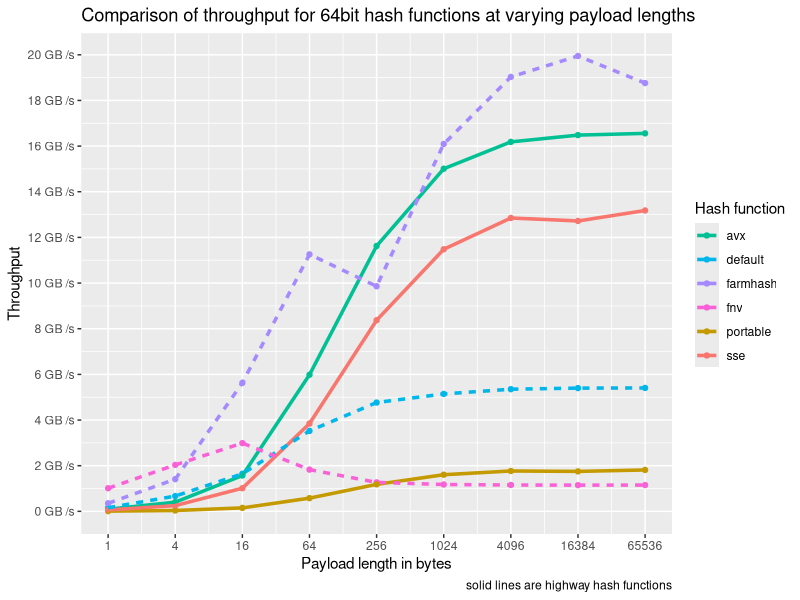
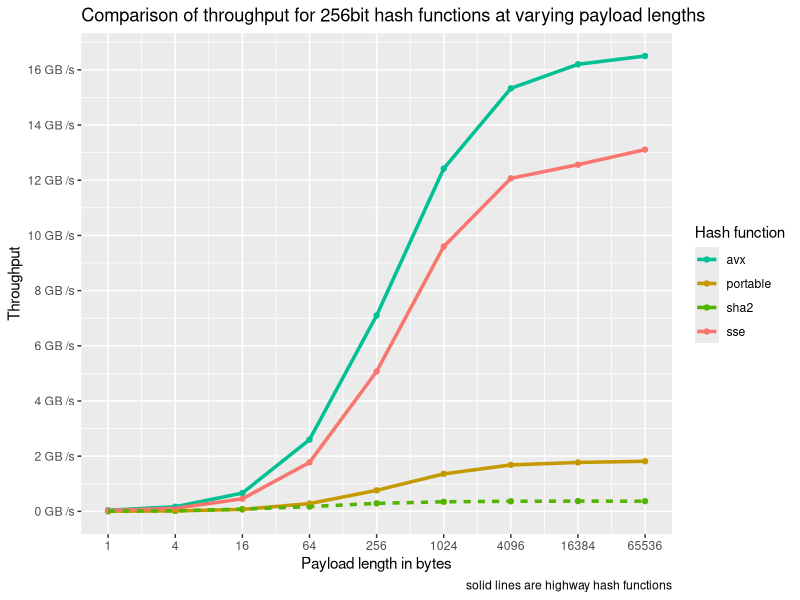
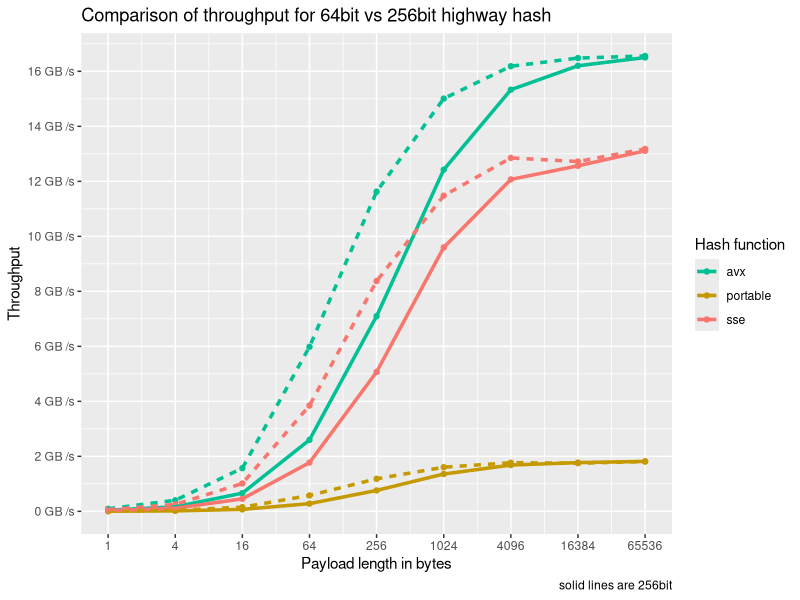
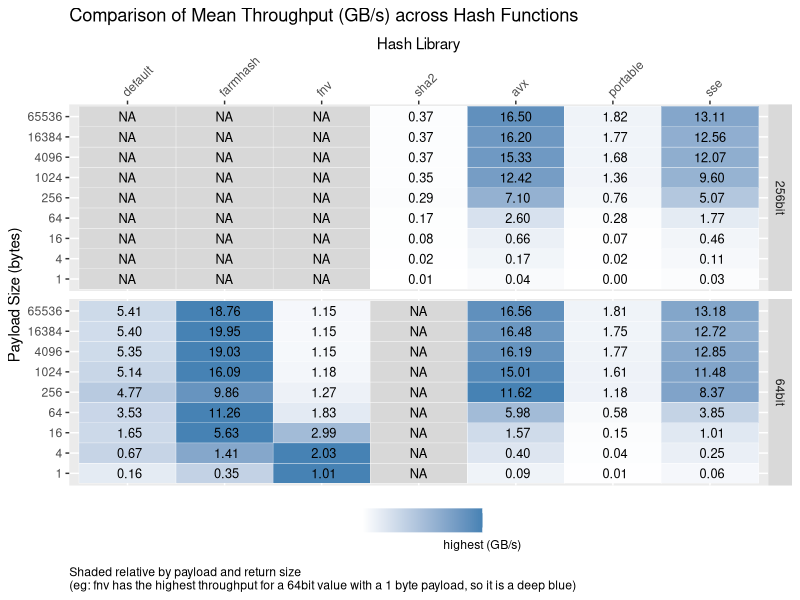
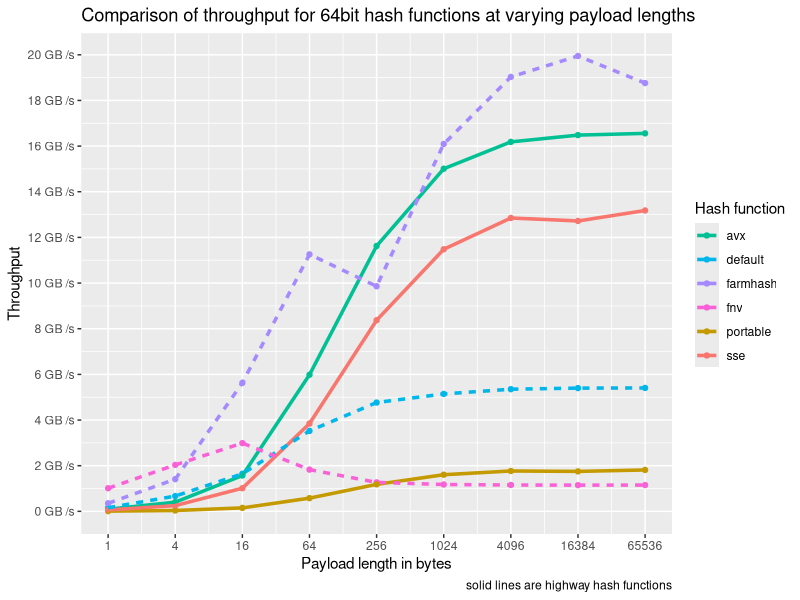
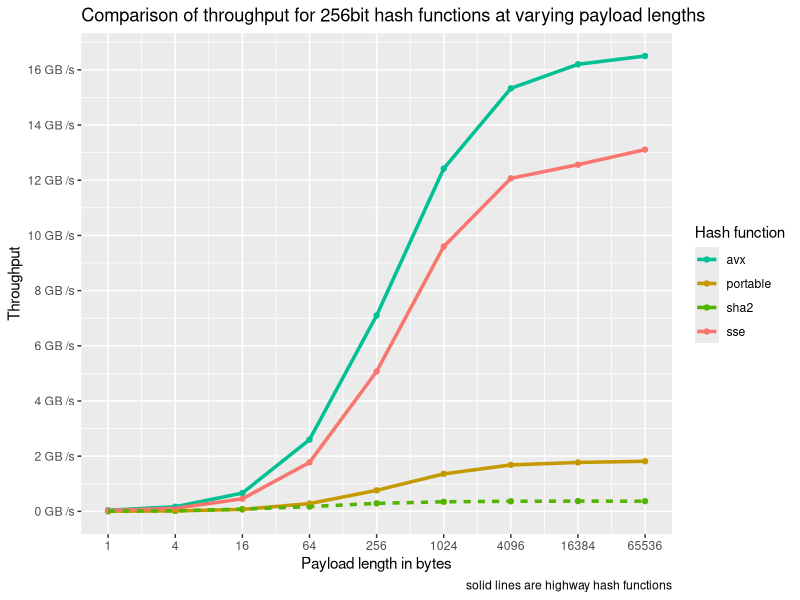
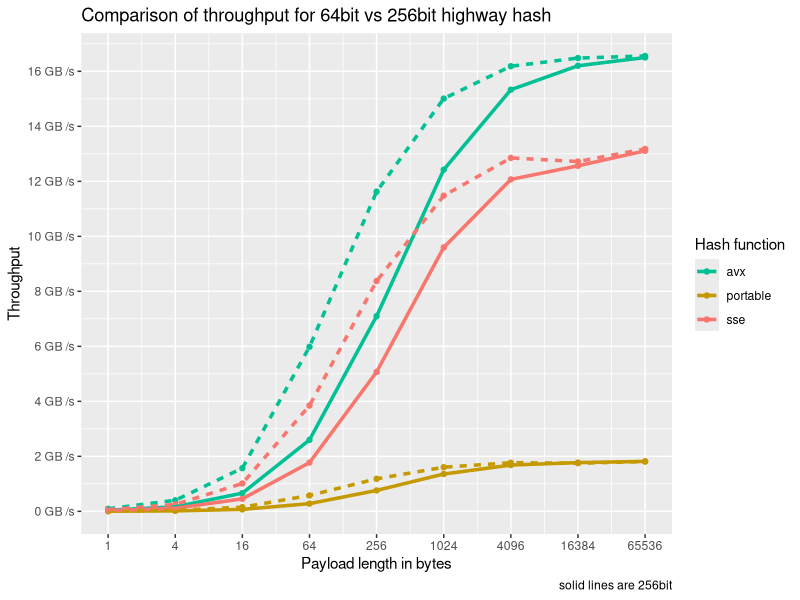
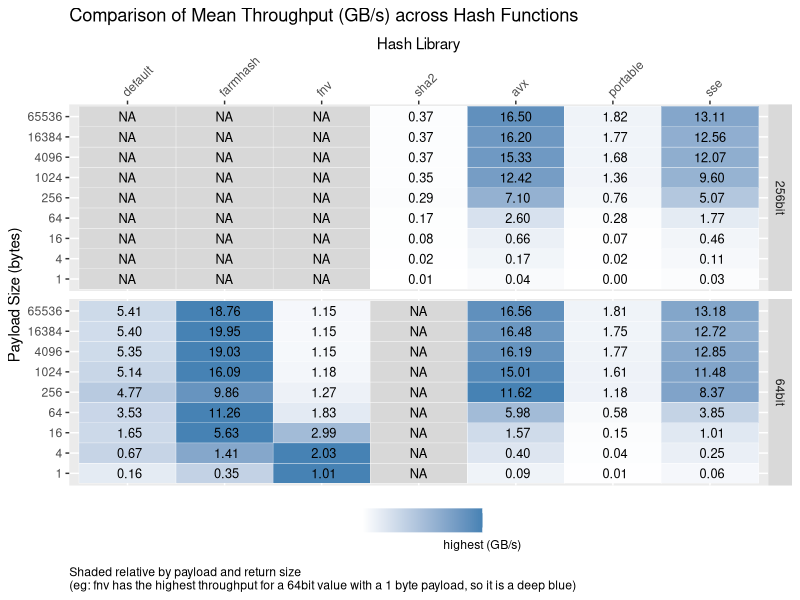

These figures' R source, in order:
library(scales)
library(tidyverse)
library(readr)

is_highwayhash <- Vectorize(function(fn) {
  switch(fn,
         "avx" = TRUE,
         "sse" = TRUE,
         "portable" = TRUE,
         FALSE)
})

get_line_type <- Vectorize(function(fn) {
  switch(fn,
         "avx" = "highwayhash",
         "sse" = "highwayhash",
         "portable" = "highwayhash",
         "other")
})

df <- read_csv("./highway.csv")
df <- mutate(df,
             fn = `function`,
             highwayhash = is_highwayhash(fn),
             line = get_line_type(fn),
             throughput = value * iteration_count * 10^9 / sample_time_nanos) %>%
     filter(group != 'highway-builder')


pal <- hue_pal()(df %>% select(fn) %>% distinct() %>% count() %>% pull())
names(pal) <- df %>% select(fn) %>% distinct() %>% pull()

df64 <- df %>% filter(group == '64bit')
df256 <- df %>% filter(group == '256bit')

byte_rate <- function(l) {
  paste(scales::number_bytes(l, symbol = "GB", units = "si"), "/s")
}

ggplot(df64, aes(value, throughput, color = fn)) + 
  stat_summary(fun.y = mean, geom="point", size = 1.5) +
  stat_summary(aes(linetype = line), fun.y = mean, geom="line", size = 1.2) +
  scale_y_continuous(labels = byte_rate, limits = c(0, NA), breaks = pretty_breaks(10)) +
  scale_x_continuous(trans='log2', limit = c(1, NA), breaks = c(1, 4, 16, 64, 256, 1024, 4096, 16384, 65536)) +
  labs(title = "Comparison of throughput for 64bit hash functions at varying payload lengths",
       caption = "solid lines are highway hash functions",
       col = "Hash function",
       y = "Throughput",
       x = "Payload length in bytes") +
  guides(linetype = FALSE) +
  scale_colour_manual( values = pal)
ggsave('64bit-highwayhash.png', width = 8, height = 5, dpi = 100)

ggplot(df256, aes(value, throughput, color = fn)) + 
  stat_summary(fun.y = mean, geom="point", size = 1.5) +
  stat_summary(aes(linetype = line), fun.y = mean, geom="line", size = 1.2) +
  scale_y_continuous(labels = byte_rate, limits = c(0, NA), breaks = pretty_breaks(10)) +
  scale_x_continuous(trans='log2', limit = c(1, NA), breaks = c(1, 4, 16, 64, 256, 1024, 4096, 16384, 65536)) +
  labs(title = "Comparison of throughput for 256bit hash functions at varying payload lengths",
       caption = "solid lines are highway hash functions",
       col = "Hash function",
       y = "Throughput",
       x = "Payload length in bytes") +
  guides(linetype = FALSE) +
  scale_colour_manual(values = pal)
ggsave('256bit-highwayhash.png', width = 8, height = 5, dpi = 100)

ggplot(df %>% filter(highwayhash == TRUE), aes(value, throughput, color = fn, line_type = group)) + 
  stat_summary(fun.y = mean, geom="point", size = 1.5) +
  stat_summary(aes(linetype = as.factor(group)), fun.y = mean, geom="line", size = 1.2) +
  scale_y_continuous(labels = byte_rate, limits = c(0, NA), breaks = pretty_breaks(10)) +
  scale_x_continuous(trans='log2', limit = c(1, NA), breaks = c(1, 4, 16, 64, 256, 1024, 4096, 16384, 65536)) +
  labs(title = "Comparison of throughput for 64bit vs 256bit highway hash",
       caption = "solid lines are 256bit",
       col = "Hash function",
       y = "Throughput",
       x = "Payload length in bytes")  +
  guides(linetype = FALSE) +
  scale_colour_manual(values = pal)
ggsave('64bit-vs-256it-highwayhash.png', width = 8, height = 5, dpi = 100)

reldf <- df %>%
  mutate(throughput = throughput / 10^9) %>%
  group_by(group, fn, highwayhash, value) %>%
  summarize(throughput = mean(throughput)) %>%
  ungroup() %>%
  group_by(value) %>%
  mutate(relative = throughput / max(throughput)) %>%
  ungroup() %>%
  complete(group, fn, value, fill = list(highwayhash = FALSE))

ordered <- reldf %>% distinct(fn, highwayhash) %>% arrange(highwayhash, fn) %>% pull(fn)

# Group all highway hash functions next to each other in the graph
reldf$fn <- factor(reldf$fn, levels = ordered)

ggplot(reldf, aes(fn, as.factor(value))) +
  geom_tile(aes(fill = relative), color = "white") +
  facet_grid(group ~ .) +
  scale_x_discrete(position = "top") +
  scale_fill_gradient(name = "", low = "white", high = "steelblue", na.value = "#D8D8D8", labels = c("lowest", "highest (GB/s)"), breaks = c(0,1)) +
  xlab("Hash Library") +
  ylab("Payload Size (bytes)") +
  geom_text(size = 3.25, aes(label = ifelse(is.na(relative), "NA", format(round(throughput, 2), digits = 3)))) +
  theme(axis.text.x.top=element_text(angle=45, hjust=0, vjust=0)) +
  theme(legend.position="bottom") +
  theme(plot.caption = element_text(hjust=0)) +
  ggtitle("Comparison of Mean Throughput (GB/s) across Hash Functions") +
  labs(caption = "Shaded relative by payload and return size\n(eg: fnv has the highest throughput for a 64bit value with a 1 byte payload, so it is a deep blue)")
ggsave('highwayhash-table.png', width = 8, height = 6, dpi = 100)
